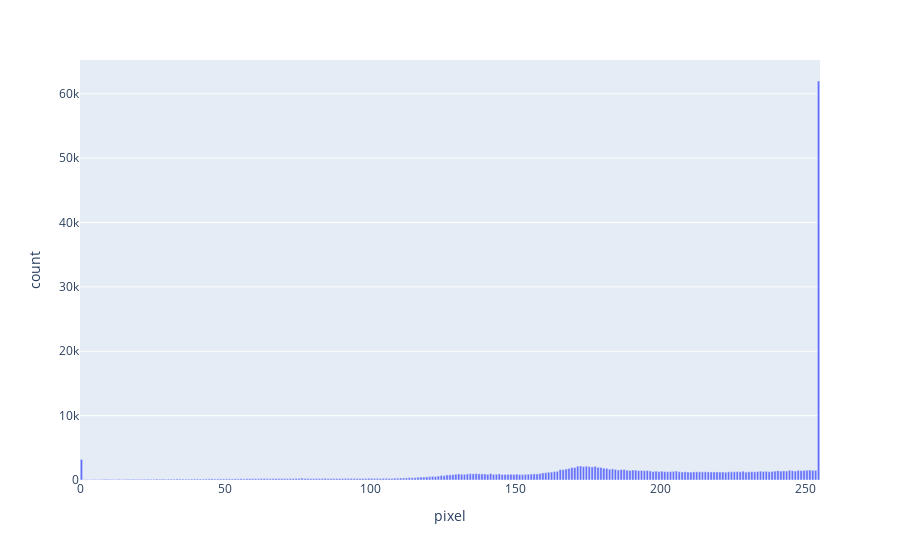

Notebook code cell kept with this figure:
### Code cell
counts, bins = np.histogram(noisy_image.ravel(), bins=range(0, 256, 1))
bins = 0.5 * (bins[:-1] + bins[1:])
fig = px.bar(x=bins, y=counts, labels={'x':'pixel', 'y':'count'})
fig.show()

### Figure 1 — Plotly figure (JSON) as saved in the notebook; plotly's stock layout.template omitted (floating-point values rounded to 4 significant figures; data arrays with more than 128 entries replaced by an {"elided": "..."} marker saying what was removed)
{"data": [{"alignmentgroup": "True", "hovertemplate": "pixel=%{x}<br>count=%{y}<extra></extra>", "legendgroup": "", "marker": {"color": "#636efa", "pattern": {"shape": ""}}, "name": "", "offsetgroup": "", "orientation": "v", "showlegend": false, "textposition": "auto", "type": "bar", "x": {"elided": "255 float values"}, "xaxis": "x", "y": {"elided": "255 int values"}, "yaxis": "y"}], "layout": {"barmode": "relative", "legend": {"tracegroupgap": 0}, "margin": {"t": 60}, "xaxis": {"anchor": "y", "domain": [0, 1], "title": {"text": "pixel"}}, "yaxis": {"anchor": "x", "domain": [0, 1], "title": {"text": "count"}}}}
